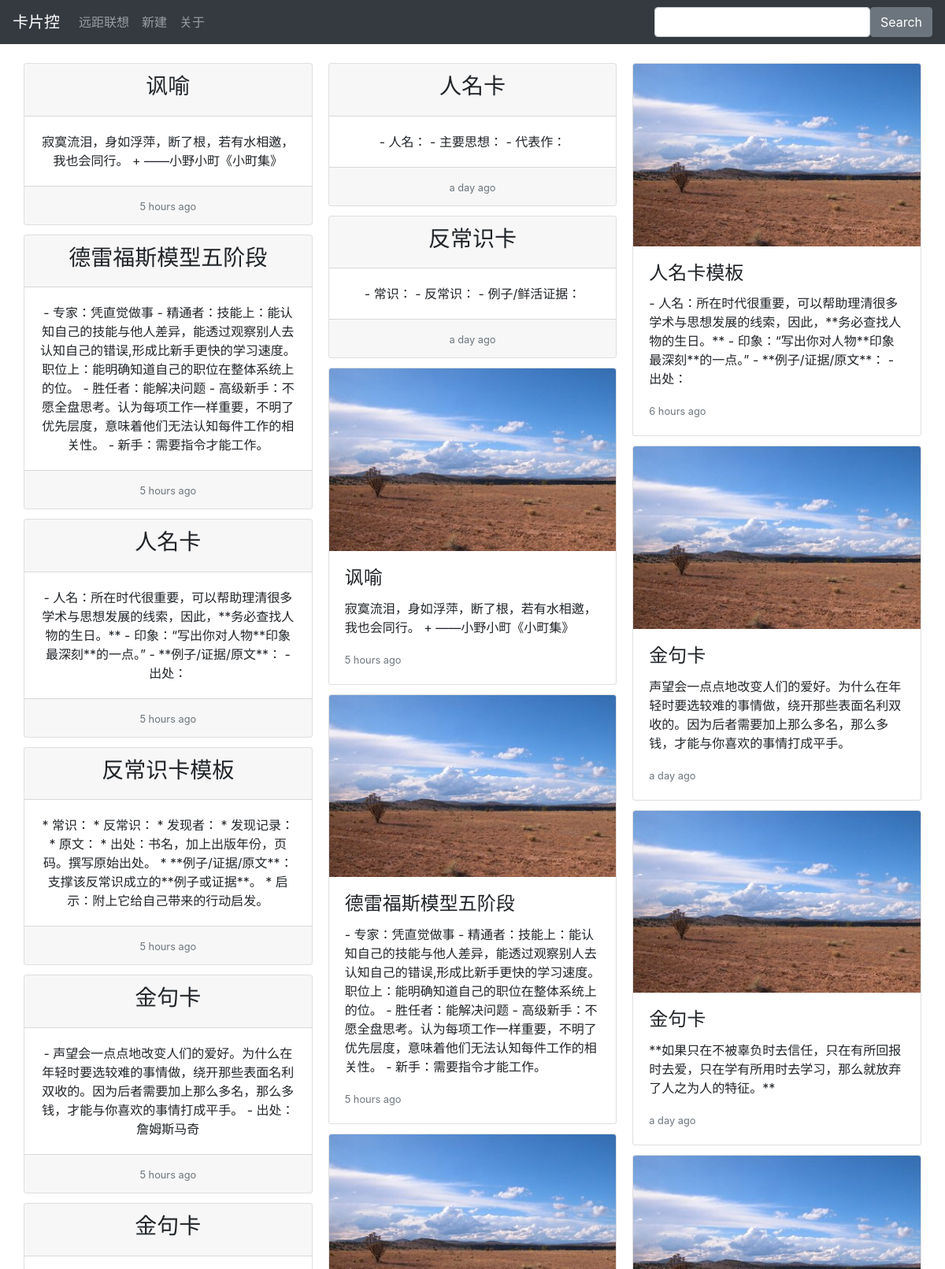
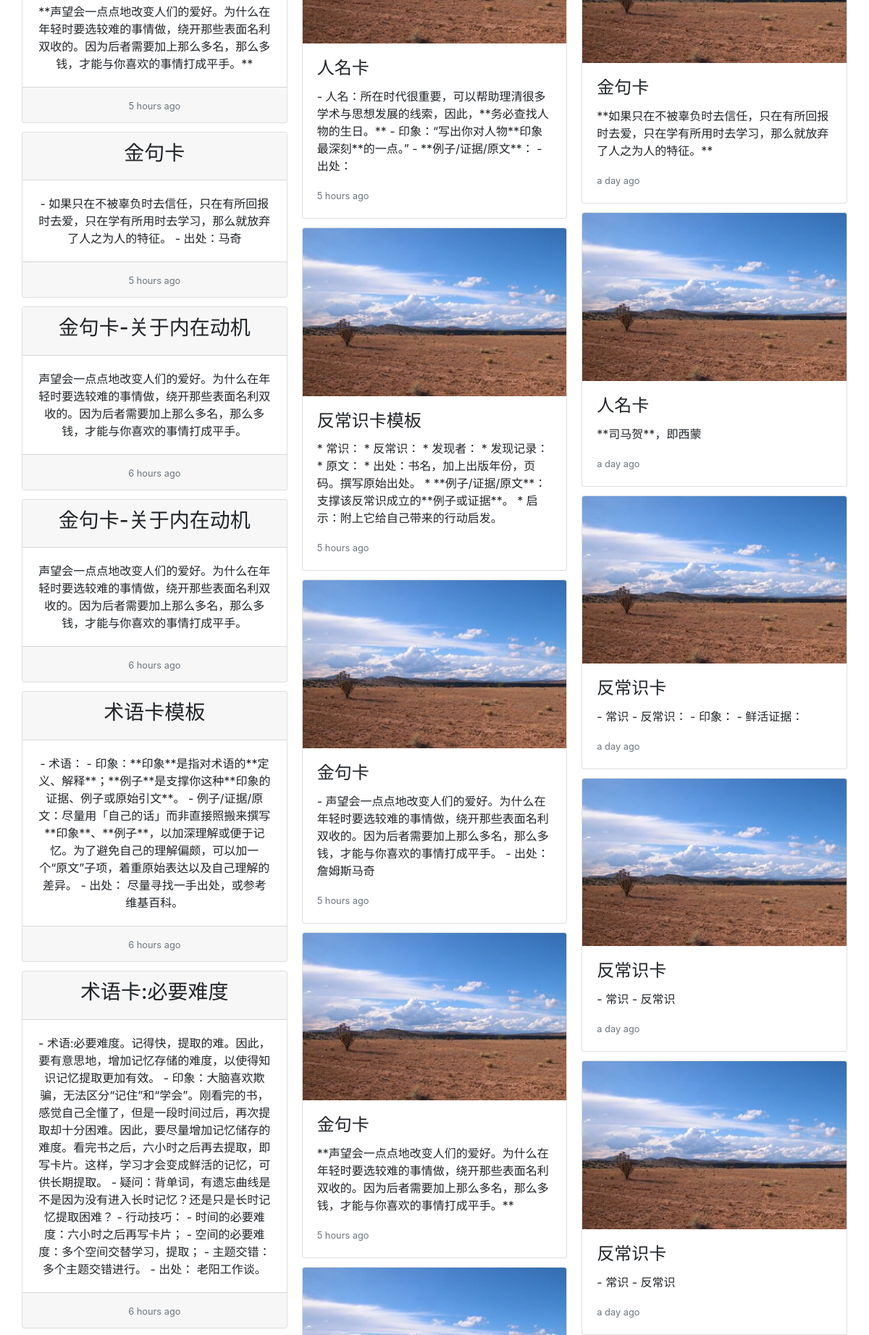
The app's page /test_card (upper part) with its own data (2 pictures, top to bottom).
### app/models.py (models this page shows, shortened)
class Card(db.Model):
    __tablename__ = 'cards'
    id = db.Column(db.Integer , primary_key = True)
    title = db.Column(db.String(60))
    body = db.Column(db.String(350))
    timestamp = db.Column(db.DateTime, index=True)
    body_html = db.Column(db.Text)
    author_id = db. Column(db.Integer, db.ForeignKey('user.id'))

### app/views.py (the view)
@app.route('/test_card', methods = ['GET', 'POST'])
def test_card():
    cards = Card.query.order_by(Card.timestamp.desc()).all()
    return render_template('test_card.html', cards=cards)

### app/templates/test_card.html (shortened to what this page needs)
<!DOCTYPE html>
<head>
   <link rel="stylesheet" href="https://maxcdn.bootstrapcdn.com/bootstrap/4.0.0-beta/css/bootstrap.min.css">
 </head>
 <body>
   <div class="container-fluid">
       <nav class="navbar fixed-top navbar-expand-sm navbar-dark bg-dark">
           <a class="navbar-brand" href="#">卡片控</a>
           <div class="collapse navbar-collapse text-nowrap" id="nav-content">
               <ul class="navbar-nav">
                   <li class="nav-item">
                       <a class="nav-link" href="#">远距联想</a>
                   </li>
                   <li class="nav-item">
                       <a class="nav-link" href="#">新建</a>
                   </li>
                   <li class="nav-item">
                       <a class="nav-link" href="#">关于</a>
                   </li>
               </ul>
               <form class="form-inline navbar-collapse justify-content-end" role="search">
                   <input type="text" class="form-control">
                   <button type="submit" class="btn btn-secondary">Search</button>
               </form>
           </div>
       </nav>
       <div class="container-fluid" style="margin-top:5rem;">
           <div class="card-columns">
               {% for card in cards %}
               <div class="card text-center">
                   <div class="card-header"><h3>{{card.title}}</h3></div>
                   <div class="card-body">
                       <p class="card-text">{{ card.body }}</p>
                   </div>
                   <div class="card-footer"><small class="text-muted">{{ moment(card.timestamp).fromNow()}}</small></div>
               </div>
               {% endfor %}
               {% for card in cards %}
               <div class="card">
                 <img class="card-img-top img-fluid" src="/static/desert-sky-1537792.jpg" alt="Card image cap">
                 <div class="card-body">
                   <h4 class="card-title">{{card.title}}</h4>
                <p class="card-text">{{ card.body }}</p>
                <p class="card-text"><small class="text-muted">{{ moment(card.timestamp).fromNow()}}</small></p>
              </div>
            </div>
             {% endfor %}
           </div>
       </div>
   </div>
</body>

### records on screen
Card: title "讽喻", body "寂寞流泪，身如浮萍，断了根，若有水相邀，我也会同行。 + ——小野小町《小町集》", timestamp "5 hours ago"
Card: title "德雷福斯模型五阶段", body "- 专家：凭直觉做事 - 精通者：技能上：能认知自己的技能与他人差异，能透过观察别人去认知自己的错误,形成比新手更快的学习速度。职位上：能明确知道自己的职位在整体系统上的位。 - 胜任者：能解决问题 - 高级新手：不愿全盘思考。认为每项工作一样重要，不明了优先层度，意味着他们无法认知每件工作的相关性。 - 新手：需要指令才能工作。", timestamp "5 hours ago"
Card: title "人名卡", body "- 人名：所在时代很重要，可以帮助理清很多学术与思想发展的线索，因此，**务必查找人物的生日。** - 印象：“写出你对人物**印象最深刻**的一点。” - **例子/证据/原文**： - 出处：", timestamp "5 hours ago"
Card: title "反常识卡模板", body "* 常识： * 反常识： * 发现者： * 发现记录： * 原文： * 出处：书名，加上出版年份，页码。撰写原始出处。 * **例子/证据/原文**：支撑该反常识成立的**例子或证据**。 * 启示：附上它给自己带来的行动启发。", timestamp "5 hours ago"
Card: title "金句卡", body "- 声望会一点点地改变人们的爱好。为什么在年轻时要选较难的事情做，绕开那些表面名利双收的。因为后者需要加上那么多名，那么多钱，才能与你喜欢的事情打成平手。 - 出处：詹姆斯马奇", timestamp "5 hours ago"
Card: title "金句卡", body "**声望会一点点地改变人们的爱好。为什么在年轻时要选较难的事情做，绕开那些表面名利双收的。因为后者需要加上那么多名，那么多钱，才能与你喜欢的事情打成平手。**", timestamp "5 hours ago"
Card: title "金句卡", body "- 如果只在不被辜负时去信任，只在有所回报时去爱，只在学有所用时去学习，那么就放弃了人之为人的特征。 - 出处：马奇", timestamp "5 hours ago"
Card: title "金句卡-关于内在动机", body "声望会一点点地改变人们的爱好。为什么在年轻时要选较难的事情做，绕开那些表面名利双收的。因为后者需要加上那么多名，那么多钱，才能与你喜欢的事情打成平手。", timestamp "6 hours ago"
Card: title "金句卡-关于内在动机", body "声望会一点点地改变人们的爱好。为什么在年轻时要选较难的事情做，绕开那些表面名利双收的。因为后者需要加上那么多名，那么多钱，才能与你喜欢的事情打成平手。", timestamp "6 hours ago"
Card: title "术语卡模板", body "- 术语： - 印象：**印象**是指对术语的**定义、解释**；**例子**是支撑你这种**印象的证据、例子或原始引文**。 - 例子/证据/原文：尽量用「自己的话」而非直接照搬来撰写**印象**、**例子**，以加深理解或便于记忆。为了避免自己的理解偏颇，可以加一个“原文”子项，着重原始表达以及自己理解的差异。 - 出处： 尽量寻找一手出处，或参考维基百科。", timestamp "6 hours ago"
Card: title "术语卡:必要难度", body "- 术语:必要难度。记得快，提取的难。因此，要有意思地，增加记忆存储的难度，以使得知识记忆提取更加有效。 - 印象：大脑喜欢欺骗，无法区分“记住”和“学会”。刚看完的书，感觉自己全懂了，但是一段时间过后，再次提取却十分困难。因此，要尽量增加记忆储存的难度。看完书之后，六小时之后再去提取，即写卡片。这样，学习才会变成鲜活的记忆，可供长期提取。 - 疑问：背单词，有遗忘曲线是不是因为没有进入长时记忆？还是只是长时记忆提取困难？ - 行动技巧： - 时间的必要难度：六小时之后再写卡片； - 空间的必要难度：多个空间交替学习，提取； - 主题交错：多个主题交错进行。 - 出处： 老阳工作谈。", timestamp "6 hours ago"
Card: title "人名卡", body "- 人名： - 主要思想： - 代表作：", timestamp "a day ago"
Card: title "反常识卡", body "- 常识： - 反常识： - 例子/鲜活证据：", timestamp "a day ago"
Card: title "人名卡模板", body "- 人名：所在时代很重要，可以帮助理清很多学术与思想发展的线索，因此，**务必查找人物的生日。** - 印象：“写出你对人物**印象最深刻**的一点。” - **例子/证据/原文**： - 出处：", timestamp "6 hours ago"
Card: title "金句卡", body "声望会一点点地改变人们的爱好。为什么在年轻时要选较难的事情做，绕开那些表面名利双收的。因为后者需要加上那么多名，那么多钱，才能与你喜欢的事情打成平手。", timestamp "a day ago"
Card: title "金句卡", body "**如果只在不被辜负时去信任，只在有所回报时去爱，只在学有所用时去学习，那么就放弃了人之为人的特征。**", timestamp "a day ago"
Card: title "金句卡", body "**如果只在不被辜负时去信任，只在有所回报时去爱，只在学有所用时去学习，那么就放弃了人之为人的特征。**", timestamp "a day ago"
Card: title "人名卡", body "**司马贺**，即西蒙", timestamp "a day ago"
Card: title "反常识卡", body "- 常识 - 反常识： - 印象： - 鲜活证据：", timestamp "a day ago"
Card: title "反常识卡", body "- 常识 - 反常识", timestamp "a day ago"
Card: title "反常识卡", body "- 常识 - 反常识", timestamp "a day ago"
